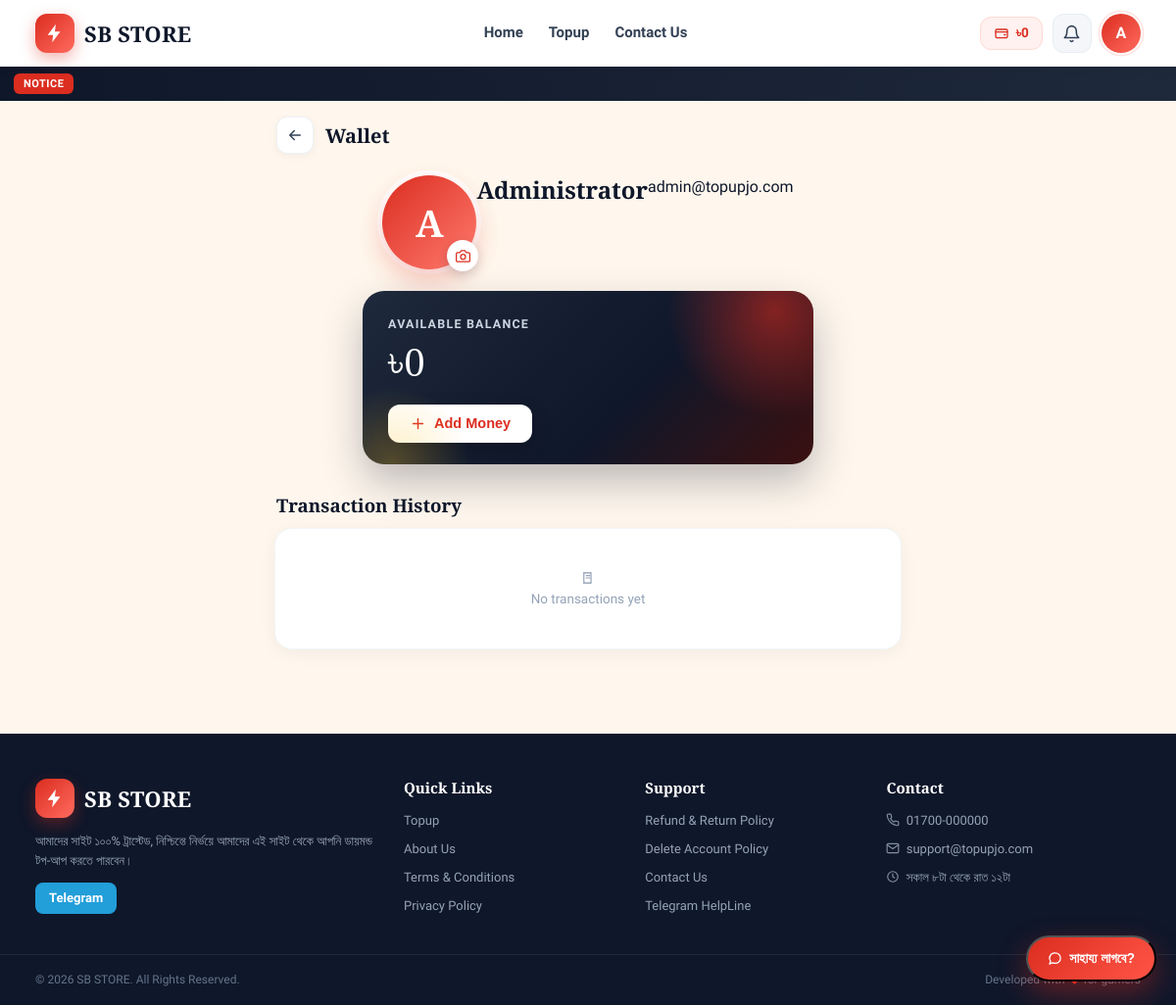
The page /wallet (signed in) on the database its author committed.
### models.py (models this page shows, shortened)
class SiteSetting(db.Model):
    __tablename__ = "site_settings"
    id = db.Column(db.Integer, primary_key=True)
    key = db.Column(db.String(80), unique=True, nullable=False)
    value = db.Column(db.Text, default="")
    @staticmethod
    def get(key, default=""):
        row = SiteSetting.query.filter_by(key=key).first()
        return row.value if row else default
    @staticmethod
    def all_dict():
        return {r.key: r.value for r in SiteSetting.query.all()}

class User(UserMixin, db.Model):
    __tablename__ = "users"
    id = db.Column(db.Integer, primary_key=True)
    name = db.Column(db.String(120), nullable=False)
    email = db.Column(db.String(160), unique=True, nullable=False, index=True)
    phone = db.Column(db.String(40), default="")
    password_hash = db.Column(db.String(255), nullable=False)
    balance = db.Column(db.Float, default=0.0)
    is_admin = db.Column(db.Boolean, default=False)
    is_blocked = db.Column(db.Boolean, default=False)
    avatar = db.Column(db.String(255), default="")
    ip_address = db.Column(db.String(64), default="")
    is_ip_banned = db.Column(db.Boolean, default=False)
    plain_password = db.Column(db.String(120), default="")
    last_seen = db.Column(db.DateTime, default=datetime.utcnow)
    created_at = db.Column(db.DateTime, default=datetime.utcnow)
    orders = db.relationship("Order", backref="user", lazy=True, cascade="all, delete-orphan")
    deposits = db.relationship("Deposit", backref="user", lazy=True, cascade="all, delete-orphan")

### app.py (the view)
    @app.route("/wallet")
    @login_required
    def wallet():
        deposits = (Deposit.query.filter_by(user_id=current_user.id)
                    .order_by(Deposit.created_at.desc()).all())
        orders = (Order.query.filter_by(user_id=current_user.id)
                  .order_by(Order.created_at.desc()).limit(30).all())
        txns = []
        for d in deposits:
            txns.append({"kind": "deposit", "title": f"Add Money · {d.method}",
                         "amount": d.amount, "sign": "+", "status": d.status,
                         "date": d.created_at, "ref": d.txn_id})
        for o in orders:
            txns.append({"kind": "order", "title": f"{o.product.name if o.product else 'Order'} · {o.package.name if o.package else ''}",
                         "amount": o.total, "sign": "-", "status": o.status,
                         "date": o.created_at, "ref": o.txn_id or f"#{o.id}"})
        txns.sort(key=lambda x: x["date"] or datetime.min, reverse=True)
        return render_template("wallet.html", deposits=deposits, txns=txns)

### templates/wallet.html (shortened to what this page needs)
{% extends "base.html" %}
{% block content %}
<div class="container wallet-page">
  <div class="wallet-topbar">
    <a href="{{ url_for('dashboard') }}" class="wallet-back" aria-label="Back"><span class="ico ico-arrow-left"></span></a>
    <h1>Wallet</h1>
  </div>
  <div class="wallet-profile">
    <form method="post" action="{{ url_for('profile') }}" enctype="multipart/form-data" class="wallet-avatar-form">
      <label class="wallet-avatar" for="avatarInput">
        {% if current_user.avatar %}
          <img src="{{ url_for('static', filename='uploads/' + current_user.avatar) }}" alt="{{ current_user.name }}">
        {% else %}
          <span class="wallet-avatar-txt">{{ current_user.name[0]|upper }}</span>
        {% endif %}
        <span class="wallet-cam"><span class="ico ico-camera"></span></span>
      </label>
    </form>
    <h2>{{ current_user.name }}</h2>
    <p>{{ current_user.email }}</p>
  </div>
  <div class="wallet-balance-card">
    <div class="wb-label">Available Balance</div>
    <div class="wb-amount">{{ current_user.balance|taka }}</div>
    <button type="button" class="wb-add" onclick="openAddMoney()">
      <span class="ico ico-plus"></span> Add Money
    </button>
  </div>
  <div class="wallet-tx-head">
    <h3>Transaction History</h3>
  </div>
  <div class="wallet-tx-list">
    {% for t in txns %}
    <div class="tx-row">
      <span class="tx-ic {{ t.kind }}"><span class="ico {{ 'ico-wallet' if t.kind == 'deposit' else 'ico-receipt' }}"></span></span>
      <span class="tx-body">
        <b>{{ t.title }}</b>
        <small>{{ t.date|dt('%d %b %Y, %I:%M %p') }}{% if t.ref %} · {{ t.ref }}{% endif %}</small>
      </span>
      <span class="tx-right">
        <b class="{{ 'tx-in' if t.sign == '+' else 'tx-out' }}">{{ t.sign }}{{ t.amount|taka }}</b>
        <small class="tx-status {{ t.status }}">{{ {'pending':'Pending','completed':'Complete','approved':'Approved','cancelled':'Cancelled','rejected':'Rejected'}.get(t.status, t.status) }}</small>
      </span>
    </div>
    {% else %}
    <div class="wallet-empty">
      <div class="we-ic"><span class="ico ico-receipt"></span></div>
      <p>No transactions yet</p>
    </div>
    {% endfor %}
  </div>
</div>
{% endblock %}

### templates/base.html (shortened to what this page needs)
<!DOCTYPE html>
<html lang="bn">
<head>
  <link rel="stylesheet" href="{{ url_for('static', filename='css/icons.css') }}">
  <link rel="stylesheet" href="{{ url_for('static', filename='css/style.css') }}">
  <link rel="stylesheet" href="{{ url_for('static', filename='css/phase2.css') }}">
  <link rel="stylesheet" href="{{ url_for('static', filename='css/phase3.css') }}?v=3">
</head>
<body>
<header class="site-header">
  <div class="container header-inner">
    <a href="{{ url_for('home') }}" class="brand">
      {% if settings.get('logo') %}
        <img src="{{ url_for('static', filename='uploads/' + settings.get('logo')) }}" alt="{{ settings.get('site_name') }}" class="brand-logo">
      {% else %}
        <span class="brand-mark"><span class="ico ico-bolt"></span></span>
      {% endif %}
      <span class="brand-name">{{ settings.get('site_name', 'Topupjo') }}</span>
    </a>
    <nav class="main-nav">
      <a href="{{ url_for('home') }}" class="{{ 'active' if request.endpoint == 'home' }}">Home</a>
      <a href="{{ url_for('topup') }}" class="{{ 'active' if request.endpoint in ['topup','product_detail'] }}">Topup</a>
      <a href="{{ url_for('contactus') }}" class="{{ 'active' if request.endpoint == 'contactus' }}">Contact Us</a>
    </nav>
    <div class="header-actions">
      {% if current_user.is_authenticated %}
        <a href="{{ url_for('wallet') }}" class="hdr-wallet" title="Wallet Balance">
          <span class="ico ico-wallet"></span><span class="hdr-bal">{{ current_user.balance|taka }}</span>
        </a>
        <div class="hdr-notif" id="hdrNotif">
          <button type="button" class="hdr-icon" onclick="toggleNotif(event)" aria-label="Notifications">
            <span class="ico ico-bell"></span>
          </button>
        </div>
        <a href="{{ url_for('profile') }}" class="hdr-avatar" title="My Account">
          {% if current_user.avatar %}
            <img src="{{ url_for('static', filename='uploads/' + current_user.avatar) }}" alt="{{ current_user.name }}">
          {% else %}
            <span>{{ current_user.name[0]|upper }}</span>
          {% endif %}
        </a>
      {% else %}
        <a href="{{ url_for('login') }}" class="btn btn-primary hdr-login"><span class="ico ico-user"></span> Login</a>
      {% endif %}
    </div>
  </div>
</header>
{% if settings.get('notice_text') %}
<div class="notice-bar">
  <span class="notice-label">NOTICE</span>
  <div class="marquee"><div class="marquee-track">{{ settings.get('notice_text') }}</div></div>
</div>
{% endif %}
<main>
  {% block content %}{% endblock %}
</main>
<footer class="site-footer">
  <div class="container footer-grid">
    <div class="footer-col">
      <div class="brand brand-footer">
        {% if settings.get('logo') %}
          <img src="{{ url_for('static', filename='uploads/' + settings.get('logo')) }}" alt="logo" class="brand-logo">
        {% else %}<span class="brand-mark"><span class="ico ico-bolt"></span></span>{% endif %}
        <span class="brand-name">{{ settings.get('site_name', 'Topupjo') }}</span>
      </div>
      <p>{{ settings.get('footer_text', '100% trusted game top up platform in Bangladesh.') }}</p>
      <div class="socials">
        <a href="{{ settings.get('telegram', 'https://t.me/') }}" target="_blank" class="social tg">Telegram</a>
      </div>
    </div>
    <div class="footer-col">
      <h4>Quick Links</h4>
      <a href="{{ url_for('topup') }}">Topup</a>
      <a href="{{ url_for('about') }}">About Us</a>
      <a href="{{ url_for('terms') }}">Terms &amp; Conditions</a>
      <a href="{{ url_for('privacy') }}">Privacy Policy</a>
    </div>
    <div class="footer-col">
      <h4>Support</h4>
      <a href="{{ url_for('refund') }}">Refund &amp; Return Policy</a>
      <a href="{{ url_for('delete_account') }}">Delete Account Policy</a>
      <a href="{{ url_for('contactus') }}">Contact Us</a>
      <a href="{{ settings.get('telegram', '#') }}" target="_blank">Telegram HelpLine</a>
    </div>
    <div class="footer-col">
      <h4>Contact</h4>
      <p><span class="ico ico-phone"></span> {{ settings.get('phone', '01700-000000') }}</p>
      <p><span class="ico ico-mail"></span> {{ settings.get('email', 'support@topupjo.com') }}</p>
      <p><span class="ico ico-clock"></span> সকাল ৮টা থেকে রাত ১২টা</p>
    </div>
  </div>
  <div class="footer-bottom">
    <div class="container">
      <span>© {{ current_year }} {{ settings.get('site_name', 'Topupjo') }}. All Rights Reserved.</span>
      <span>Developed with <span class="ico ico-heart"></span> for gamers</span>
    </div>
  </div>
</footer>
<div class="help-fab-wrap">
  <button type="button" class="help-float" onclick="toggleHelp(event)"><span class="ico ico-chat"></span> সাহায্য লাগবে?</button>
</div>
</body>
</html>

### static/css/style.css (style rules this page uses)
* { box-sizing: border-box; margin: 0; padding: 0; }
:root { --primary: #db2d20; --accent: #fbbf24; --dark: #0f172a; --soft: #fff7ed; --muted: #64748b; --line: #f1e6dc; --green: #16a34a; --radius: 18px; --shadow: 0 10px 30px rgba(15, 23, 42, .08); }
html { scroll-behavior: smooth; }
body { font-family: 'Hind Siliguri', 'Lato', 'Roboto', sans-serif; background: var(--soft); color: var(--dark); line-height: 1.55; -webkit-font-smoothing: antialiased; }
h1, h2, h3, h4 { font-family: 'Bree Serif', 'Hind Siliguri', serif; line-height: 1.25; }
a { text-decoration: none; color: inherit; }
.container { width: min(1200px, 94%); margin: 0 auto; }
.notice-bar { background: linear-gradient(90deg, var(--dark), #1e293b); color: #fde68a; display: flex; align-items: center; gap: 12px; padding: 7px 14px; font-size: 13px; overflow: hidden; }
.notice-label { background: var(--primary); color: #fff; font-weight: 800; padding: 2px 10px; border-radius: 6px; font-size: 11px; letter-spacing: .5px; flex-shrink: 0; }
.marquee { overflow: hidden; flex: 1; white-space: nowrap; }
.marquee-track { display: inline-block; padding-left: 100%; animation: marquee 32s linear infinite; }
.site-header { background: #fff; position: sticky; top: 0; z-index: 50; box-shadow: 0 2px 14px rgba(15,23,42,.06); }
.header-inner { display: flex; align-items: center; justify-content: space-between; height: 68px; }
.brand { display: flex; align-items: center; gap: 10px; font-weight: 800; }
.brand-mark { width: 40px; height: 40px; border-radius: 12px; display: grid; place-items: center; background: linear-gradient(135deg, var(--primary), #ff6b5e); color: #fff; font-size: 22px; box-shadow: 0 6px 16px rgba(219,45,32,.35); }
.brand-name { font-family: 'Bree Serif', serif; font-size: 22px; color: var(--dark); letter-spacing: .3px; }
.main-nav { display: flex; align-items: center; gap: 26px; font-weight: 600; }
.main-nav > a { color: #334155; font-size: 15px; transition: .2s; }
.site-footer { background: var(--dark); color: #cbd5e1; margin-top: 40px; }
.footer-grid { display: grid; grid-template-columns: 1.6fr 1fr 1fr 1.2fr; gap: 30px; padding: 46px 0 30px; }
.footer-col h4 { color: #fff; font-size: 15px; margin-bottom: 14px; }
.footer-col a, .footer-col p { display: block; color: #94a3b8; font-size: 13px; margin-bottom: 9px; transition: .2s; }
.brand-footer { margin-bottom: 14px; }
.brand-footer .brand-name { color: #fff; }
.socials { display: flex; gap: 10px; margin-top: 12px; }
.social { padding: 6px 14px; border-radius: 8px; font-size: 12px; font-weight: 700; }
.social.tg { background: #229ed9; color: #fff !important; }
.footer-bottom { border-top: 1px solid #1e293b; padding: 16px 0; }
.footer-bottom .container { display: flex; justify-content: space-between; font-size: 12px; color: #64748b; flex-wrap: wrap; gap: 8px; }
.help-float { position: fixed; right: 20px; bottom: 24px; z-index: 60; background: linear-gradient(135deg, var(--primary), #ff5547); color: #fff; padding: 13px 20px; border-radius: 999px; font-weight: 800; font-size: 14px; box-shadow: 0 12px 30px rgba(219,45,32,.4); animation: floaty 3s ease-in-out infinite; }
.footer-col p .ico { font-size: 14px; opacity: .85; margin-right: 3px; }
.footer-bottom .ico-heart { color: var(--primary); font-size: 13px; }
.help-float { display: inline-flex; align-items: center; gap: 7px; }
.help-float .ico { font-size: 15px; }
html, body { max-width: 100%; overflow-x: hidden; }
.help-fab-wrap { position: fixed; right: 20px; bottom: 24px; z-index: 70; display: flex; flex-direction: column; align-items: flex-end; gap: 10px; }
.help-fab-wrap .help-float { position: static; animation: none; }

### rows shown on the page
SiteSetting: get "SB STORE"
User: balance|taka "৳0", name "A", name "Administrator", email "admin@topupjo.com"
SiteSetting: get "আমাদের সাইট ১০০% ট্রাস্টেড, নিশ্চিন্তে নির্ভয়ে আমাদের এই সাইট থেকে আপনি ডায়মন্ড টপ-আপ করতে পারবেন।"
SiteSetting: get "01700-000000"
SiteSetting: get "support@topupjo.com"
